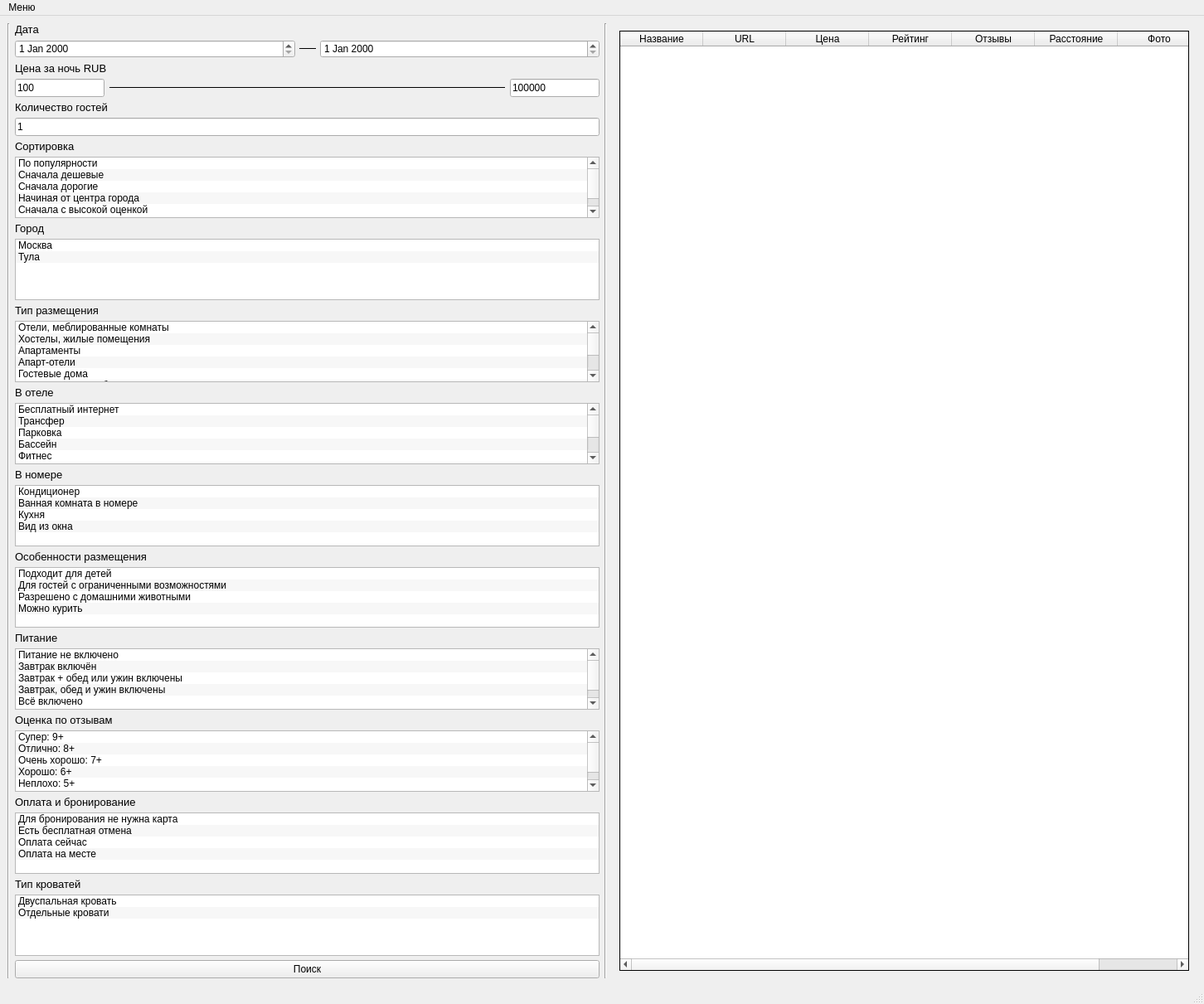
<?xml version="1.0" encoding="UTF-8"?>
<ui version="4.0">
 <class>mainWindow</class>
 <widget class="QMainWindow" name="mainWindow">
  <property name="geometry">
   <rect>
    <x>0</x>
    <y>0</y>
    <width>1452</width>
    <height>1211</height>
   </rect>
  </property>
  <property name="windowTitle">
   <string>Парсер</string>
  </property>
  <property name="styleSheet">
   <string notr="true">gridline-color: qlineargradient(spread:pad, x1:0, y1:0, x2:1, y2:0, stop:0 rgba(0, 0, 0, 255), stop:1 rgba(255, 255, 255, 255));</string>
  </property>
  <widget class="QWidget" name="centralwidget">
   <layout class="QHBoxLayout" name="horizontalLayout_2">
    <item>
     <widget class="Line" name="line_3">
      <property name="orientation">
       <enum>Qt::Vertical</enum>
      </property>
     </widget>
    </item>
    <item>
     <widget class="QScrollArea" name="scroll_search">
      <property name="frameShape">
       <enum>QFrame::NoFrame</enum>
      </property>
      <property name="horizontalScrollBarPolicy">
       <enum>Qt::ScrollBarAlwaysOff</enum>
      </property>
      <property name="widgetResizable">
       <bool>true</bool>
      </property>
     <widget class="QWidget" name="groups_search">
      <layout class="QVBoxLayout" name="verticalLayout_2">
       <property name="spacing">
        <number>5</number>
       </property>
       <property name="leftMargin">
        <number>0</number>
       </property>
       <property name="topMargin">
        <number>0</number>
       </property>
       <property name="rightMargin">
        <number>0</number>
       </property>
       <property name="bottomMargin">
        <number>0</number>
       </property>
       <item>
        <widget class="QLabel" name="label_12">
         <property name="font">
          <font>
           <pointsize>10</pointsize>
          </font>
         </property>
         <property name="text">
          <string>Дата</string>
         </property>
        </widget>
       </item>
       <item>
        <layout class="QHBoxLayout" name="horizontalLayout_5">
         <item>
          <widget class="QDateEdit" name="beginning_day">
           <property name="sizePolicy">
            <sizepolicy hsizetype="Minimum" vsizetype="Fixed">
             <horstretch>0</horstretch>
             <verstretch>0</verstretch>
            </sizepolicy>
           </property>
           <property name="timeSpec">
            <enum>Qt::LocalTime</enum>
           </property>
           <property name="date">
            <date>
             <year>2000</year>
             <month>1</month>
             <day>1</day>
            </date>
           </property>
          </widget>
         </item>
         <item>
          <widget class="Line" name="line_5">
           <property name="sizePolicy">
            <sizepolicy hsizetype="Minimum" vsizetype="Fixed">
             <horstretch>0</horstretch>
             <verstretch>0</verstretch>
            </sizepolicy>
           </property>
           <property name="minimumSize">
            <size>
             <width>0</width>
             <height>0</height>
            </size>
           </property>
           <property name="maximumSize">
            <size>
             <width>20</width>
             <height>16777215</height>
            </size>
           </property>
           <property name="frameShadow">
            <enum>QFrame::Plain</enum>
           </property>
           <property name="lineWidth">
            <number>0</number>
           </property>
           <property name="orientation">
            <enum>Qt::Horizontal</enum>
           </property>
          </widget>
         </item>
         <item>
          <widget class="QDateEdit" name="end_day">
           <property name="sizePolicy">
            <sizepolicy hsizetype="Preferred" vsizetype="Fixed">
             <horstretch>0</horstretch>
             <verstretch>0</verstretch>
            </sizepolicy>
           </property>
          </widget>
         </item>
        </layout>
       </item>
       <item>
        <widget class="QLabel" name="label_9">
         <property name="sizePolicy">
          <sizepolicy hsizetype="Preferred" vsizetype="Preferred">
           <horstretch>0</horstretch>
           <verstretch>0</verstretch>
          </sizepolicy>
         </property>
         <property name="font">
          <font>
           <pointsize>10</pointsize>
          </font>
         </property>
         <property name="text">
          <string>Цена за ночь RUB</string>
         </property>
         <property name="textFormat">
          <enum>Qt::AutoText</enum>
         </property>
         <property name="scaledContents">
          <bool>false</bool>
         </property>
        </widget>
       </item>
       <item>
        <layout class="QHBoxLayout" name="horizontalLayout">
         <property name="spacing">
          <number>6</number>
         </property>
         <item>
          <widget class="QLineEdit" name="min_price">
           <property name="sizePolicy">
            <sizepolicy hsizetype="Fixed" vsizetype="Fixed">
             <horstretch>0</horstretch>
             <verstretch>0</verstretch>
            </sizepolicy>
           </property>
           <property name="text">
            <string>100</string>
           </property>
          </widget>
         </item>
         <item>
          <widget class="Line" name="line">
           <property name="enabled">
            <bool>true</bool>
           </property>
           <property name="sizePolicy">
            <sizepolicy hsizetype="Minimum" vsizetype="Fixed">
             <horstretch>0</horstretch>
             <verstretch>0</verstretch>
            </sizepolicy>
           </property>
           <property name="minimumSize">
            <size>
             <width>20</width>
             <height>0</height>
            </size>
           </property>
           <property name="font">
            <font>
             <pointsize>8</pointsize>
            </font>
           </property>
           <property name="autoFillBackground">
            <bool>false</bool>
           </property>
           <property name="frameShadow">
            <enum>QFrame::Plain</enum>
           </property>
           <property name="lineWidth">
            <number>0</number>
           </property>
           <property name="orientation">
            <enum>Qt::Horizontal</enum>
           </property>
          </widget>
         </item>
         <item>
          <widget class="QLineEdit" name="max_price">
           <property name="sizePolicy">
            <sizepolicy hsizetype="Fixed" vsizetype="Fixed">
             <horstretch>0</horstretch>
             <verstretch>0</verstretch>
            </sizepolicy>
           </property>
           <property name="text">
            <string>100000</string>
           </property>
           <property name="dragEnabled">
            <bool>false</bool>
           </property>
           <property name="readOnly">
            <bool>false</bool>
           </property>
           <property name="clearButtonEnabled">
            <bool>false</bool>
           </property>
          </widget>
         </item>
        </layout>
       </item>
       <item>
        <widget class="QLabel" name="label_11">
         <property name="font">
          <font>
           <pointsize>10</pointsize>
          </font>
         </property>
         <property name="text">
          <string>Количество гостей</string>
         </property>
        </widget>
       </item>
       <item>
        <widget class="QLineEdit" name="guest">
         <property name="sizePolicy">
          <sizepolicy hsizetype="Preferred" vsizetype="Preferred">
           <horstretch>0</horstretch>
           <verstretch>0</verstretch>
          </sizepolicy>
         </property>
         <property name="text">
          <string>1</string>
         </property>
        </widget>
       </item>
       <item>
        <widget class="QLabel" name="label_13">
         <property name="font">
          <font>
           <pointsize>10</pointsize>
          </font>
         </property>
         <property name="text">
          <string>Сортировка</string>
         </property>
        </widget>
       </item>
       <item>
        <widget class="QListWidget" name="sort">
         <property name="sizePolicy">
          <sizepolicy hsizetype="Preferred" vsizetype="Preferred">
           <horstretch>0</horstretch>
           <verstretch>0</verstretch>
          </sizepolicy>
         </property>
         <property name="alternatingRowColors">
          <bool>true</bool>
         </property>
         <item>
          <property name="text">
           <string>По популярности</string>
          </property>
         </item>
         <item>
          <property name="text">
           <string>Сначала дешевые</string>
          </property>
         </item>
         <item>
          <property name="text">
           <string>Сначала дорогие</string>
          </property>
         </item>
         <item>
          <property name="text">
           <string>Начиная от центра города</string>
          </property>
         </item>
         <item>
          <property name="text">
           <string>Сначала с высокой оценкой</string>
          </property>
         </item>
        </widget>
       </item>
       <item>
        <widget class="QLabel" name="label_10">
         <property name="font">
          <font>
           <pointsize>10</pointsize>
          </font>
         </property>
         <property name="text">
          <string>Город</string>
         </property>
        </widget>
       </item>
       <item>
        <widget class="QListWidget" name="city">
         <property name="sizePolicy">
          <sizepolicy hsizetype="Preferred" vsizetype="Preferred">
           <horstretch>0</horstretch>
           <verstretch>0</verstretch>
          </sizepolicy>
         </property>
         <property name="alternatingRowColors">
          <bool>true</bool>
         </property>
         <item>
          <property name="text">
           <string>Москва</string>
          </property>
         </item>
         <item>
          <property name="text">
           <string>Тула</string>
          </property>
         </item>
        </widget>
       </item>
       <item>
        <widget class="QLabel" name="label_8">
         <property name="sizePolicy">
          <sizepolicy hsizetype="Preferred" vsizetype="Preferred">
           <horstretch>0</horstretch>
           <verstretch>0</verstretch>
          </sizepolicy>
         </property>
         <property name="font">
          <font>
           <pointsize>10</pointsize>
          </font>
         </property>
         <property name="lineWidth">
          <number>0</number>
         </property>
         <property name="text">
          <string>Тип размещения</string>
         </property>
        </widget>
       </item>
       <item>
        <widget class="QListWidget" name="type_placement">
         <property name="sizePolicy">
          <sizepolicy hsizetype="Preferred" vsizetype="Preferred">
           <horstretch>0</horstretch>
           <verstretch>0</verstretch>
          </sizepolicy>
         </property>
         <property name="toolTip">
          <string/>
         </property>
         <property name="autoScroll">
          <bool>true</bool>
         </property>
         <property name="tabKeyNavigation">
          <bool>false</bool>
         </property>
         <property name="showDropIndicator" stdset="0">
          <bool>true</bool>
         </property>
         <property name="dragEnabled">
          <bool>false</bool>
         </property>
         <property name="dragDropOverwriteMode">
          <bool>false</bool>
         </property>
         <property name="alternatingRowColors">
          <bool>true</bool>
         </property>
         <property name="selectionMode">
          <enum>QAbstractItemView::MultiSelection</enum>
         </property>
         <property name="viewMode">
          <enum>QListView::ListMode</enum>
         </property>
         <property name="uniformItemSizes">
          <bool>false</bool>
         </property>
         <property name="wordWrap">
          <bool>false</bool>
         </property>
         <property name="selectionRectVisible">
          <bool>false</bool>
         </property>
         <property name="sortingEnabled">
          <bool>false</bool>
         </property>
         <item>
          <property name="text">
           <string>Отели, меблированные комнаты</string>
          </property>
         </item>
         <item>
          <property name="text">
           <string>Хостелы, жилые помещения</string>
          </property>
         </item>
         <item>
          <property name="text">
           <string>Апартаменты</string>
          </property>
         </item>
         <item>
          <property name="text">
           <string>Апарт-отели</string>
          </property>
         </item>
         <item>
          <property name="text">
           <string>Гостевые дома</string>
          </property>
         </item>
         <item>
          <property name="text">
           <string>Коттеджи, виллы, бунгало</string>
          </property>
         </item>
         <item>
          <property name="text">
           <string>Кемпинги</string>
          </property>
         </item>
         <item>
          <property name="text">
           <string>Глэмпинги</string>
          </property>
         </item>
        </widget>
       </item>
       <item>
        <widget class="QLabel" name="label_7">
         <property name="font">
          <font>
           <pointsize>10</pointsize>
          </font>
         </property>
         <property name="text">
          <string>В отеле</string>
         </property>
        </widget>
       </item>
       <item>
        <widget class="QListWidget" name="in_hotel">
         <property name="sizePolicy">
          <sizepolicy hsizetype="Ignored" vsizetype="Expanding">
           <horstretch>0</horstretch>
           <verstretch>0</verstretch>
          </sizepolicy>
         </property>
         <property name="tabKeyNavigation">
          <bool>false</bool>
         </property>
         <property name="showDropIndicator" stdset="0">
          <bool>true</bool>
         </property>
         <property name="dragDropOverwriteMode">
          <bool>false</bool>
         </property>
         <property name="alternatingRowColors">
          <bool>true</bool>
         </property>
         <property name="selectionMode">
          <enum>QAbstractItemView::MultiSelection</enum>
         </property>
         <item>
          <property name="text">
           <string>Бесплатный интернет</string>
          </property>
         </item>
         <item>
          <property name="text">
           <string>Трансфер</string>
          </property>
         </item>
         <item>
          <property name="text">
           <string>Парковка</string>
          </property>
         </item>
         <item>
          <property name="text">
           <string>Бассейн</string>
          </property>
         </item>
         <item>
          <property name="text">
           <string>Фитнес</string>
          </property>
         </item>
         <item>
          <property name="text">
           <string>Бар или ресторан</string>
          </property>
         </item>
         <item>
          <property name="text">
           <string>Конференц-зал</string>
          </property>
         </item>
         <item>
          <property name="text">
           <string>Спа-услуги</string>
          </property>
         </item>
         <item>
          <property name="text">
           <string>Горнолыжный склон рядом</string>
          </property>
         </item>
         <item>
          <property name="text">
           <string>Пляж рядом</string>
          </property>
         </item>
         <item>
          <property name="text">
           <string>Джакузи</string>
          </property>
         </item>
         <item>
          <property name="text">
           <string>Зарядка электромобилей</string>
          </property>
         </item>
        </widget>
       </item>
       <item>
        <widget class="QLabel" name="label_6">
         <property name="font">
          <font>
           <pointsize>10</pointsize>
          </font>
         </property>
         <property name="text">
          <string>В номере</string>
         </property>
        </widget>
       </item>
       <item>
        <widget class="QListWidget" name="in_room">
         <property name="sizePolicy">
          <sizepolicy hsizetype="Ignored" vsizetype="Expanding">
           <horstretch>0</horstretch>
           <verstretch>0</verstretch>
          </sizepolicy>
         </property>
         <property name="cursor" stdset="0">
          <cursorShape>ArrowCursor</cursorShape>
         </property>
         <property name="dragDropOverwriteMode">
          <bool>false</bool>
         </property>
         <property name="alternatingRowColors">
          <bool>true</bool>
         </property>
         <property name="selectionMode">
          <enum>QAbstractItemView::MultiSelection</enum>
         </property>
         <property name="movement">
          <enum>QListView::Static</enum>
         </property>
         <property name="flow">
          <enum>QListView::TopToBottom</enum>
         </property>
         <property name="isWrapping" stdset="0">
          <bool>false</bool>
         </property>
         <property name="wordWrap">
          <bool>false</bool>
         </property>
         <property name="selectionRectVisible">
          <bool>false</bool>
         </property>
         <item>
          <property name="text">
           <string>Кондиционер</string>
          </property>
         </item>
         <item>
          <property name="text">
           <string>Ванная комната в номере</string>
          </property>
         </item>
         <item>
          <property name="text">
           <string>Кухня</string>
          </property>
         </item>
         <item>
          <property name="text">
           <string>Вид из окна</string>
          </property>
         </item>
        </widget>
       </item>
       <item>
        <widget class="QLabel" name="label_5">
         <property name="font">
          <font>
           <pointsize>10</pointsize>
          </font>
         </property>
         <property name="text">
          <string>Особенности размещения</string>
         </property>
        </widget>
       </item>
       <item>
        <widget class="QListWidget" name="features_placement">
         <property name="sizePolicy">
          <sizepolicy hsizetype="Ignored" vsizetype="Expanding">
           <horstretch>0</horstretch>
           <verstretch>0</verstretch>
          </sizepolicy>
         </property>
         <property name="alternatingRowColors">
          <bool>true</bool>
         </property>
         <property name="selectionMode">
          <enum>QAbstractItemView::MultiSelection</enum>
         </property>
         <item>
          <property name="text">
           <string>Подходит для детей</string>
          </property>
         </item>
         <item>
          <property name="text">
           <string>Для гостей с ограниченными возможностями</string>
          </property>
         </item>
         <item>
          <property name="text">
           <string>Разрешено с домашними животными</string>
          </property>
         </item>
         <item>
          <property name="text">
           <string>Можно курить</string>
          </property>
         </item>
        </widget>
       </item>
       <item>
        <widget class="QLabel" name="label_4">
         <property name="sizePolicy">
          <sizepolicy hsizetype="Preferred" vsizetype="Preferred">
           <horstretch>0</horstretch>
           <verstretch>0</verstretch>
          </sizepolicy>
         </property>
         <property name="font">
          <font>
           <pointsize>10</pointsize>
          </font>
         </property>
         <property name="frameShape">
          <enum>QFrame::NoFrame</enum>
         </property>
         <property name="text">
          <string>Питание</string>
         </property>
        </widget>
       </item>
       <item>
        <widget class="QListWidget" name="food">
         <property name="sizePolicy">
          <sizepolicy hsizetype="Ignored" vsizetype="Expanding">
           <horstretch>0</horstretch>
           <verstretch>0</verstretch>
          </sizepolicy>
         </property>
         <property name="alternatingRowColors">
          <bool>true</bool>
         </property>
         <property name="selectionMode">
          <enum>QAbstractItemView::MultiSelection</enum>
         </property>
         <property name="sortingEnabled">
          <bool>false</bool>
         </property>
         <item>
          <property name="text">
           <string>Питание не включено</string>
          </property>
         </item>
         <item>
          <property name="text">
           <string>Завтрак включён</string>
          </property>
         </item>
         <item>
          <property name="text">
           <string>Завтрак + обед или ужин включены</string>
          </property>
         </item>
         <item>
          <property name="text">
           <string>Завтрак, обед и ужин включены</string>
          </property>
         </item>
         <item>
          <property name="text">
           <string>Всё включено</string>
          </property>
         </item>
        </widget>
       </item>
       <item>
        <widget class="QLabel" name="label_3">
         <property name="sizePolicy">
          <sizepolicy hsizetype="Preferred" vsizetype="Preferred">
           <horstretch>0</horstretch>
           <verstretch>0</verstretch>
          </sizepolicy>
         </property>
         <property name="font">
          <font>
           <pointsize>10</pointsize>
          </font>
         </property>
         <property name="frameShadow">
          <enum>QFrame::Raised</enum>
         </property>
         <property name="lineWidth">
          <number>0</number>
         </property>
         <property name="text">
          <string>Оценка по отзывам</string>
         </property>
        </widget>
       </item>
       <item>
        <widget class="QListWidget" name="rating">
         <property name="sizePolicy">
          <sizepolicy hsizetype="Ignored" vsizetype="Expanding">
           <horstretch>0</horstretch>
           <verstretch>0</verstretch>
          </sizepolicy>
         </property>
         <property name="alternatingRowColors">
          <bool>true</bool>
         </property>
         <property name="selectionMode">
          <enum>QAbstractItemView::MultiSelection</enum>
         </property>
         <property name="isWrapping" stdset="0">
          <bool>false</bool>
         </property>
         <property name="uniformItemSizes">
          <bool>false</bool>
         </property>
         <property name="wordWrap">
          <bool>false</bool>
         </property>
         <property name="selectionRectVisible">
          <bool>false</bool>
         </property>
         <property name="sortingEnabled">
          <bool>false</bool>
         </property>
         <item>
          <property name="text">
           <string>Супер: 9+</string>
          </property>
         </item>
         <item>
          <property name="text">
           <string>Отлично: 8+</string>
          </property>
         </item>
         <item>
          <property name="text">
           <string>Очень хорошо: 7+</string>
          </property>
         </item>
         <item>
          <property name="text">
           <string>Хорошо: 6+</string>
          </property>
         </item>
         <item>
          <property name="text">
           <string>Неплохо: 5+</string>
          </property>
         </item>
        </widget>
       </item>
       <item>
        <widget class="QLabel" name="label_2">
         <property name="sizePolicy">
          <sizepolicy hsizetype="Preferred" vsizetype="Preferred">
           <horstretch>0</horstretch>
           <verstretch>0</verstretch>
          </sizepolicy>
         </property>
         <property name="font">
          <font>
           <pointsize>10</pointsize>
          </font>
         </property>
         <property name="text">
          <string>Оплата и бронирование</string>
         </property>
        </widget>
       </item>
       <item>
        <widget class="QListWidget" name="payment_booking">
         <property name="sizePolicy">
          <sizepolicy hsizetype="Ignored" vsizetype="Expanding">
           <horstretch>0</horstretch>
           <verstretch>0</verstretch>
          </sizepolicy>
         </property>
         <property name="alternatingRowColors">
          <bool>true</bool>
         </property>
         <property name="selectionMode">
          <enum>QAbstractItemView::MultiSelection</enum>
         </property>
         <item>
          <property name="text">
           <string>Для бронирования не нужна карта</string>
          </property>
         </item>
         <item>
          <property name="text">
           <string>Есть бесплатная отмена</string>
          </property>
         </item>
         <item>
          <property name="text">
           <string>Оплата сейчас</string>
          </property>
         </item>
         <item>
          <property name="text">
           <string>Оплата на месте</string>
          </property>
         </item>
        </widget>
       </item>
       <item>
        <widget class="QLabel" name="label">
         <property name="sizePolicy">
          <sizepolicy hsizetype="Preferred" vsizetype="Preferred">
           <horstretch>0</horstretch>
           <verstretch>0</verstretch>
          </sizepolicy>
         </property>
         <property name="font">
          <font>
           <pointsize>10</pointsize>
          </font>
         </property>
         <property name="layoutDirection">
          <enum>Qt::LeftToRight</enum>
         </property>
         <property name="text">
          <string>Тип кроватей</string>
         </property>
         <property name="textFormat">
          <enum>Qt::AutoText</enum>
         </property>
         <property name="alignment">
          <set>Qt::AlignLeading|Qt::AlignLeft|Qt::AlignVCenter</set>
         </property>
        </widget>
       </item>
       <item>
        <widget class="QListWidget" name="bedding">
         <property name="sizePolicy">
          <sizepolicy hsizetype="Ignored" vsizetype="Expanding">
           <horstretch>0</horstretch>
           <verstretch>0</verstretch>
          </sizepolicy>
         </property>
         <property name="alternatingRowColors">
          <bool>true</bool>
         </property>
         <property name="selectionMode">
          <enum>QAbstractItemView::MultiSelection</enum>
         </property>
         <item>
          <property name="text">
           <string>Двуспальная кровать</string>
          </property>
         </item>
         <item>
          <property name="text">
           <string>Отдельные кровати</string>
          </property>
         </item>
        </widget>
       </item>
       <item>
        <widget class="QPushButton" name="search">
         <property name="sizePolicy">
          <sizepolicy hsizetype="Ignored" vsizetype="Fixed">
           <horstretch>0</horstretch>
           <verstretch>0</verstretch>
          </sizepolicy>
         </property>
         <property name="text">
          <string>Поиск</string>
         </property>
        </widget>
       </item>
      </layout>
     </widget>
     </widget>
    </item>
    <item>
     <layout class="QVBoxLayout" name="verticalLayout">
      <property name="spacing">
       <number>0</number>
      </property>
      <property name="sizeConstraint">
       <enum>QLayout::SetDefaultConstraint</enum>
      </property>
      <property name="rightMargin">
       <number>0</number>
      </property>
      <property name="bottomMargin">
       <number>0</number>
      </property>
     </layout>
    </item>
    <item>
     <widget class="Line" name="line_2">
      <property name="orientation">
       <enum>Qt::Vertical</enum>
      </property>
     </widget>
    </item>
    <item>
     <widget class="QWidget" name="table_data_parsing" native="true">
      <layout class="QHBoxLayout" name="horizontalLayout_3">
       <item>
        <widget class="QTableWidget" name="parsing_data">
         <property name="enabled">
          <bool>true</bool>
         </property>
         <property name="tabletTracking">
          <bool>false</bool>
         </property>
         <property name="acceptDrops">
          <bool>false</bool>
         </property>
         <property name="toolTipDuration">
          <number>-1</number>
         </property>
         <property name="layoutDirection">
          <enum>Qt::LeftToRight</enum>
         </property>
         <property name="autoFillBackground">
          <bool>false</bool>
         </property>
         <property name="frameShape">
          <enum>QFrame::Box</enum>
         </property>
         <property name="frameShadow">
          <enum>QFrame::Plain</enum>
         </property>
         <property name="lineWidth">
          <number>1</number>
         </property>
         <property name="autoScroll">
          <bool>true</bool>
         </property>
         <property name="editTriggers">
          <set>QAbstractItemView::AnyKeyPressed|QAbstractItemView::DoubleClicked|QAbstractItemView::EditKeyPressed</set>
         </property>
         <property name="tabKeyNavigation">
          <bool>true</bool>
         </property>
         <property name="showDropIndicator" stdset="0">
          <bool>true</bool>
         </property>
         <property name="dragEnabled">
          <bool>false</bool>
         </property>
         <property name="dragDropOverwriteMode">
          <bool>true</bool>
         </property>
         <property name="defaultDropAction">
          <enum>Qt::IgnoreAction</enum>
         </property>
         <property name="showGrid">
          <bool>true</bool>
         </property>
         <property name="gridStyle">
          <enum>Qt::SolidLine</enum>
         </property>
         <property name="sortingEnabled">
          <bool>false</bool>
         </property>
         <property name="wordWrap">
          <bool>true</bool>
         </property>
         <property name="cornerButtonEnabled">
          <bool>true</bool>
         </property>
         <attribute name="horizontalHeaderVisible">
          <bool>true</bool>
         </attribute>
         <attribute name="horizontalHeaderCascadingSectionResizes">
          <bool>false</bool>
         </attribute>
         <attribute name="horizontalHeaderDefaultSectionSize">
          <number>100</number>
         </attribute>
         <attribute name="horizontalHeaderHighlightSections">
          <bool>true</bool>
         </attribute>
         <attribute name="horizontalHeaderShowSortIndicator" stdset="0">
          <bool>false</bool>
         </attribute>
         <attribute name="horizontalHeaderStretchLastSection">
          <bool>true</bool>
         </attribute>
         <attribute name="verticalHeaderVisible">
          <bool>false</bool>
         </attribute>
         <attribute name="verticalHeaderCascadingSectionResizes">
          <bool>false</bool>
         </attribute>
         <attribute name="verticalHeaderHighlightSections">
          <bool>true</bool>
         </attribute>
         <attribute name="verticalHeaderShowSortIndicator" stdset="0">
          <bool>false</bool>
         </attribute>
         <attribute name="verticalHeaderStretchLastSection">
          <bool>false</bool>
         </attribute>
         <column>
          <property name="text">
           <string>Название</string>
          </property>
         </column>
         <column>
          <property name="text">
           <string>URL</string>
          </property>
         </column>
         <column>
          <property name="text">
           <string>Цена</string>
          </property>
         </column>
         <column>
          <property name="text">
           <string>Рейтинг</string>
          </property>
         </column>
         <column>
          <property name="text">
           <string>Отзывы</string>
          </property>
         </column>
         <column>
          <property name="text">
           <string>Расстояние</string>
          </property>
         </column>
         <column>
          <property name="text">
           <string>Фото</string>
          </property>
         </column>
        </widget>
       </item>
      </layout>
     </widget>
    </item>
   </layout>
  </widget>
  <widget class="QMenuBar" name="menubar">
   <property name="geometry">
    <rect>
     <x>0</x>
     <y>0</y>
     <width>1452</width>
     <height>21</height>
    </rect>
   </property>
   <widget class="QMenu" name="menu">
    <property name="title">
     <string>Меню</string>
    </property>
    <widget class="QMenu" name="save">
     <property name="title">
      <string>Сохранить</string>
     </property>
     <addaction name="CSV"/>
     <addaction name="Excel"/>
    </widget>
    <addaction name="save"/>
   </widget>
   <addaction name="menu"/>
  </widget>
  <widget class="QStatusBar" name="statusbar"/>
  <action name="SQL">
   <property name="text">
    <string>SQL</string>
   </property>
   <property name="statusTip">
    <string/>
   </property>
  </action>
  <action name="CSV">
   <property name="text">
    <string>CSV</string>
   </property>
  </action>
  <action name="Excel">
   <property name="text">
    <string>Excel</string>
   </property>
  </action>
 </widget>
 <resources/>
 <connections/>
</ui>
